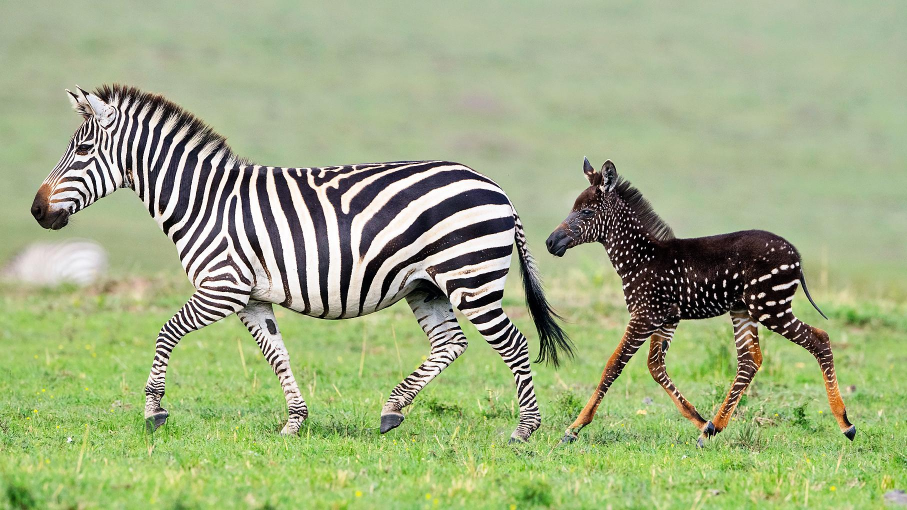
#> input picture test/Esonero1/mat216640/AndreaZofrea216640/zebra.jpg, 1814 x 1020 px (shown at 1/2 size)
$ jupyter execute --allow-errors Esonero1_8apr2021.ipynb   (shell and % lines are left out)   (older library calls are emulated)
#> lines starting #> are read from the running program, lines starting #| are printed output that depends on the picture; after the words box and inside, x2 and y2 are one past the last pixel; in counts of white or black regions, pixels touching at a corner belong together
# Esonero 1 - 8 Aprile 2021

Completare i seguenti esercizi tramite uno o più blocchi di codice e descrivendo le operazioni effettuate

### Punteggio Esercizi

    1a: 1
    1b: 1.5
    1c: 2
    1d: 1
    2: 1.5
    3: 1
    4: 1
    5: 1

[cell 1]
import numpy as np
from skimage.color import rgb2gray
from scipy.ndimage import convolve

import imageio
from skimage.color import rgb2gray

import matplotlib.pyplot as plt

def myimshow(I, **kwargs):
    # utility function to show image
    plt.figure();
    plt.axis('off')
    plt.imshow(I, cmap=plt.gray(), **kwargs)

# Esercizio 1

## Filtri di Gabor

Il filtro di Gabor (in forma semplificata) è definito dalla seguente funzione che restituisce due parti (reale e immaginaria)

$$RE_g(x,y,\omega,\theta) = \frac{\omega^2}{4\pi^3}\left[\exp\left\{-(\omega^2/8\pi^2) (4x'^2 + y'^2)\right\}\right]\exp\left(\pi^2/2\right)(\omega x \cos \theta)$$

$$IM_g(x,y,\omega,\theta) = \frac{\omega^2}{4\pi^3}\left[\exp\left\{-(\omega^2/8\pi^2) (4x'^2 + y'^2)\right\}\right]\exp\left(\pi^2/2\right)(\omega x \sin \theta)$$

dove $x' = x \cos \theta + y \sin \theta$ e $y' = y \cos \theta. - x \sin \theta$. L'implementazione è data dal codice sottostante:

[cell 2]
img =  rgb2gray(imageio.imread('zebra.jpg'))
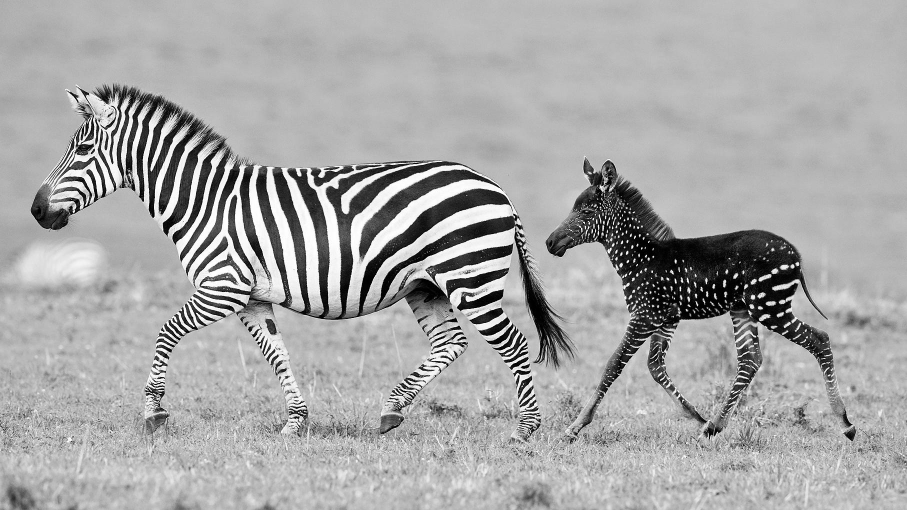
#> img: shape (1020, 1814) float64 (shown at 1/2 size); min 0, max 1, mean 0.654

[cell 3]
myimshow(img)

[cell 4]
def genGabor(sz, omega, theta, func=np.cos):
    radius = (int(sz[0]/2.0), int(sz[1]/2.0))
    [x, y] = np.meshgrid(range(-radius[0], radius[0]), range(-radius[1], radius[1]))

    x1 = x * np.cos(theta) + y * np.sin(theta)
    y1 = -x * np.sin(theta) + y * np.cos(theta)

    gauss = omega**2 / (4*np.pi**3) * np.exp(- omega**2 / (8*np.pi**2) * ( 4 * x1**2 + y1**2))
    sinusoid = func(omega * x1) * np.exp(np.pi**2 / 2)
    gabor = gauss * sinusoid
    return gabor

`sz` rappresenta la dimensione del filtro, `omega` la frequenza e `theta` l'orientamento.

1. Plottare il filtro per valori a scelta dei parametri

[cell 5]
dimFiltro=np.array([3,3])

filtro=genGabor(dimFiltro,4,90)


plt.imshow(filtro)
plt.axis('off')
plt.show()
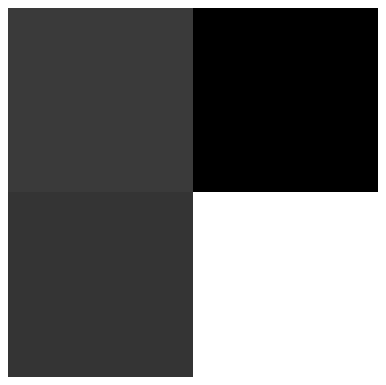
#> figure drawn by matplotlib, 1 panel

2. Applicare il filtro di Gabor alla figura della zebra e plottare il risultato. Cosa potete dire del filtro?

[cell 6]
result=np.clip(convolve(img,filtro,mode='constant', cval=0.0),0,1)
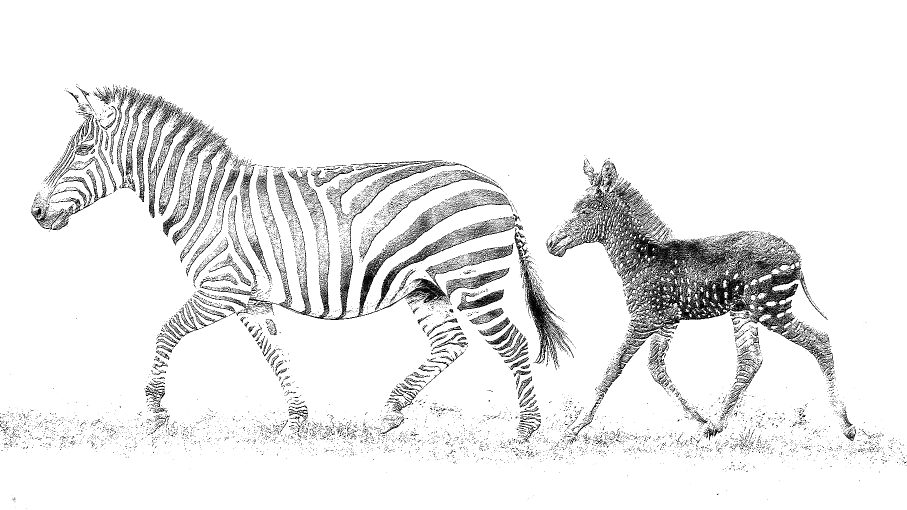
#> result: shape (1020, 1814) float64 (shown at 1/2 size); min 0, max 1, mean 0.924
plt.imshow(result)
plt.axis('off')
plt.show()

#IL FILTRO DI GABOR INDIVIDUA LE STRISCE E QUINDI BORDI
#E' UN RILEVATORE DI BORDI
#RILEVATORE DI TRAME

3. Aggiustare i parametri di ampiezza e rotazione per individuare le strisce verticali. plottare il risultato

Per la seguente immagine _gabor1.jpg_

[cell 7]
img2 =  imageio.imread('gabor1.jpg')
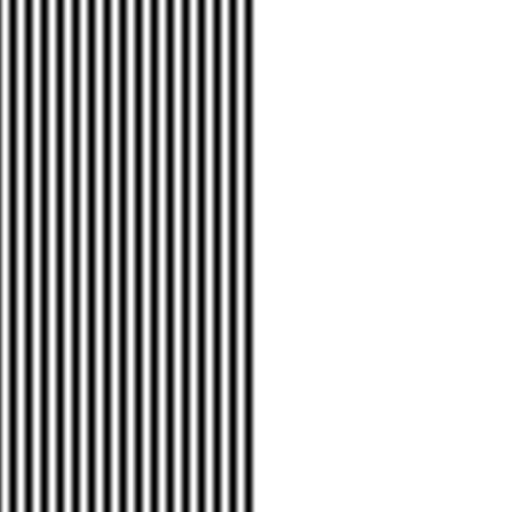
#> input picture test/Esonero1/mat216640/AndreaZofrea216640/gabor1.jpg, 512 x 512 px
#> img2 is the input picture: shape (512, 512); min 0, max 255, mean 191.7
dimFiltro=np.array([3,3])
filtro=genGabor(dimFiltro,0.1,90)
result=np.clip(convolve(img2,filtro,mode='constant', cval=0.0),0,1)
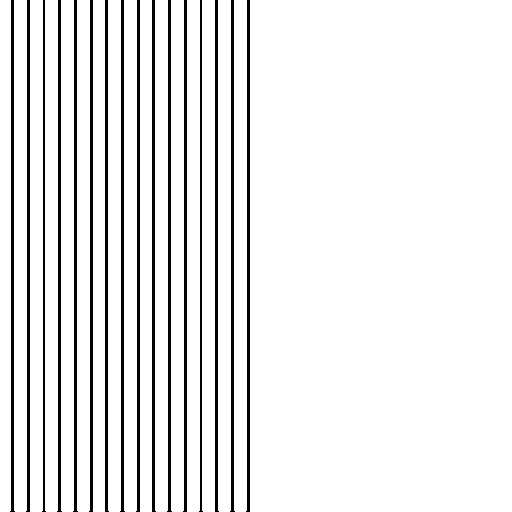
#> result: shape (512, 512); values 0 (black) and 1 (white), 91% white; 16 black regions, largest, box (x1, y1, x2, y2) and area: (10, 0, 15, 512) 1538, (57, 0, 62, 512) 1538, (73, 0, 78, 512) 1538

plt.figure(figsize=(15,10))
plt.imshow(result)
plt.show()

4. Qual è il filtro più semplice che permetterebbe di individuare i contorni? Giustificare la risposta

[cell 8]
img2 =  imageio.imread('gabor1.jpg')
#> (the rest of this cell did not finish here and is left out)

# Esercizio 2

Riconoscere il filtro che ha generato questa immagine a partire dall'immagine contenente le forme. Fornire un esempio.

#> (a cell that did not finish here is left out)

# Esercizio 3

Mostrare gli effetti e spiegare cosa succedequando si applica due volte un filtro gaussiano

Data un'immagine _img_ applicare il filtro gaussiano G

img1 = G(G(img))

A cosa equivale questa trasformazione?
Fornire un esempio

[cell 10]
from skimage import data,io,color,filters,img_as_float, img_as_ubyte,transform
zebra=imageio.imread('zebra.jpg')
#> zebra is the input picture: shape (1020, 1814, 3); mean R, G, B 158.7, 172.7, 129.7

gauss1=filters.gaussian(zebra,3,multichannel=True)
gauss2=filters.gaussian(gauss1,3,multichannel=True)


plt.figure(figsize=(15,15))
plt.subplot(1,2,1)
#> (the rest of this cell did not finish here and is left out)

# Esercizio 4

Identificare i cerchi verdi tramite trasformata di Hough segnandoli con una X

[cell 11]
from skimage import data,io,color,filters,img_as_float, img_as_ubyte,transform
import cv2

original=(imageio.imread('forme.jpg'))
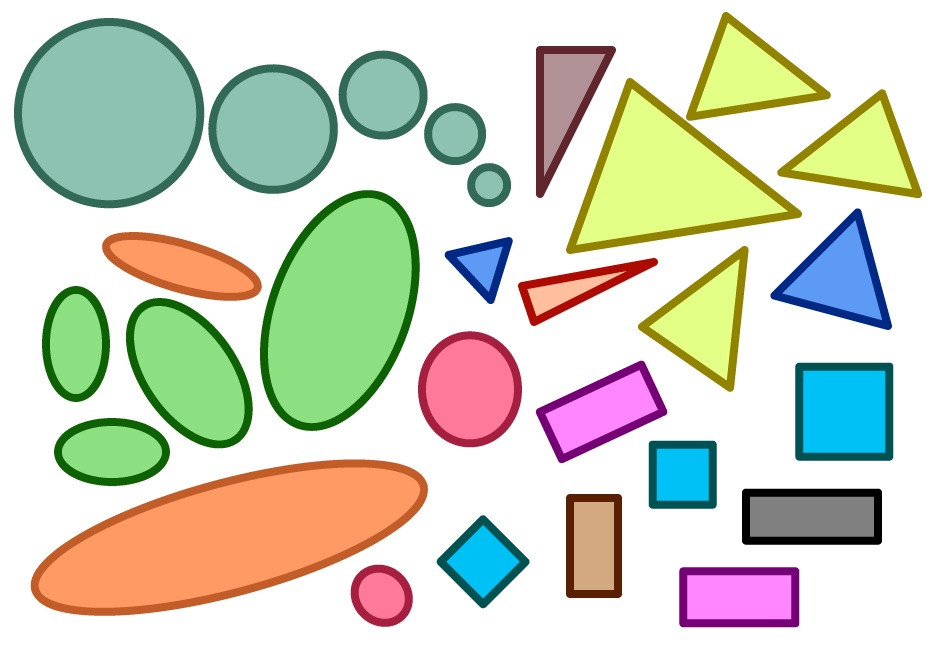
#> input picture test/Esonero1/mat216640/AndreaZofrea216640/forme.jpg, 936 x 648 px
#> original is the input picture: shape (648, 936, 3); mean R, G, B 207.7, 211.7, 194.4
cerchi=rgb2gray(imageio.imread('forme.jpg'))
#> cerchi: shape (648, 936) float64; min 0, max 1, mean 0.822


cerchi = cv2.GaussianBlur(cerchi, (41, 41), 3)
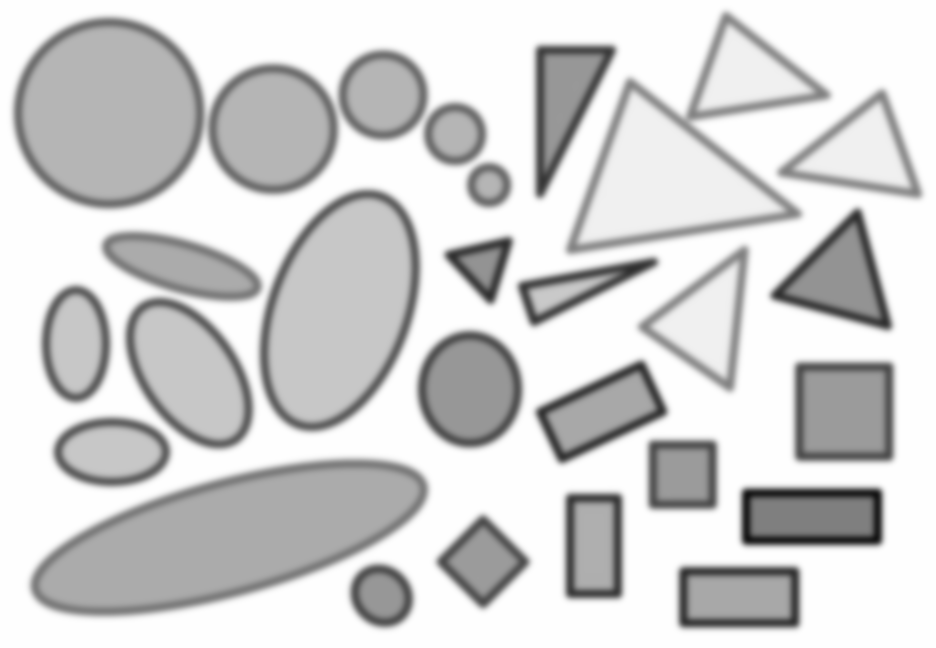
#> cerchi: shape (648, 936) float64; min 0.0823, max 1, mean 0.822


img = img_as_ubyte(cerchi)
#> img: shape (648, 936)


circles_float = cv2.HoughCircles(img, cv2.HOUGH_GRADIENT, 0.9, minDist=30, param1=200, param2=90, minRadius=1, maxRadius=100)
#> circles_float = [[108.5, 112.5, 95.7], [272.5, 128.5, 64.3], [382.5, 94.5, 44.9], [454.5, 133.5, 31.4]]
circles = np.uint16(np.around(circles_float)) #ARROTONDO I VALORI
#> circles = [[108, 112, 96], [272, 128, 64], [382, 94, 45], [454, 134, 31]]
print(circles.shape)
#| (1, 4, 3)

circles = np.squeeze(circles)
circles = circles[ circles[:,0].argsort()]

img_coin = np.copy(original)

for i in range(circles.shape[0]):
    c = (circles[i, 0], circles[i, 1])
    r = circles[i, 2]

    cv2.circle(img_coin, c, r, (255,0, 0), 5)
#> this loop made 4 passes
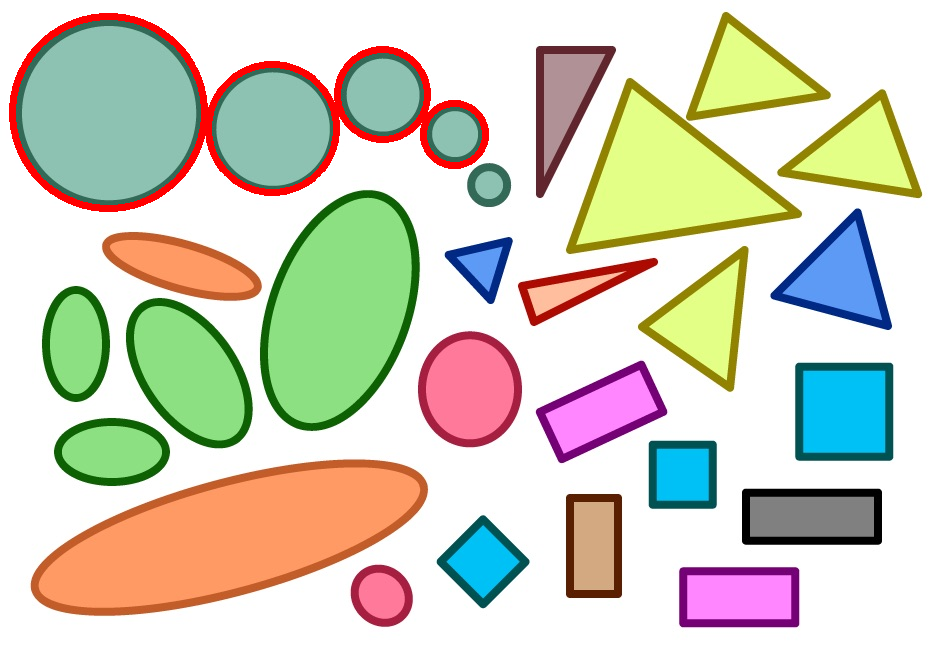
#> img_coin: shape (648, 936, 3); 1.7% of pixels changed, all inside (x1, y1, x2, y2) = (9, 13, 489, 212)


cv2.line(img_coin, (0,0),(200,200) , (255,0,0), 5)
cv2.line(img_coin, (50,200),(200,10) , (255,0,0), 5)

cv2.line(img_coin, (230,200),(320,80) , (255,0,0), 5)
cv2.line(img_coin, (200,80),(340,200) , (255,0,0), 5)

cv2.line(img_coin, (380,150),(400,40) , (255,0,0), 5)
cv2.line(img_coin, (380,40),(420,150) , (255,0,0), 5)

cv2.line(img_coin, (430,180),(480,100) , (255,0,0), 5)
cv2.line(img_coin, (430,120),(480,180) , (255,0,0), 5)

cv2.line(img_coin, (470,200),(500,180) , (255,0,0), 5)
cv2.line(img_coin, (430,120),(480,180) , (255,0,0), 5)

cv2.line(img_coin, (470,200),(500,180) , (255,0,0), 5)
cv2.line(img_coin, (470,180),(500,210) , (255,0,0), 5)
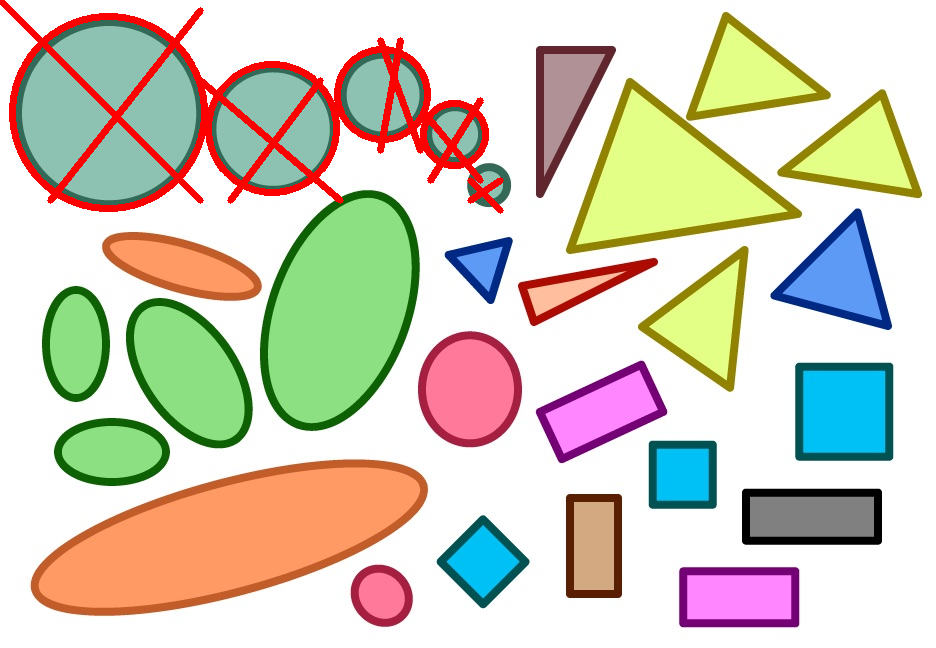
#> img_coin: shape (648, 936, 3); mean R, G, B 210.7, 205.8, 188.8

plt.rcParams["figure.figsize"] = (25,15)
plt.imshow(img_coin);

# Esercizio 5

Definire una matrice di roto traslazione che effettua una rotazione di 90° in senso orario in (5, 5) e una traslazione di 50 px sull'asse y.

Mostrare e descrivere tutti i passaggi: dalla definizione della matrice all'applicazione della trasformazione

[cell 12]
from skimage.transform import SimilarityTransform

zebra=imageio.imread('zebra.jpg')


rows,cols,colore = zebra.shape
#> rows = 1020; cols = 1814; colore = 3

M = cv2.getRotationMatrix2D((cols/2,rows/2),90,1) # params: center, angle, scale
#> M = [[6.12e-17, 1, 397], [-1, 6.12e-17, 1417]]
dst1 = cv2.warpAffine(zebra,M,(cols,rows))


M = np.float32([[1,0,0],[0,1,50]]) # 3 x 2


dst = cv2.warpAffine(dst1, M, (cols,rows))
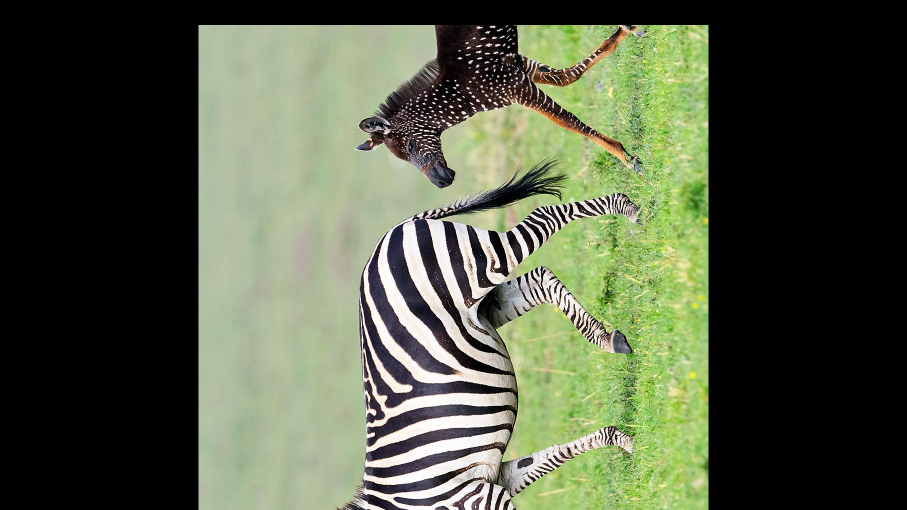
#> dst: shape (1020, 1814, 3) (shown at 1/2 size); mean R, G, B 84.1, 90.9, 69.7


plt.imshow(dst)
